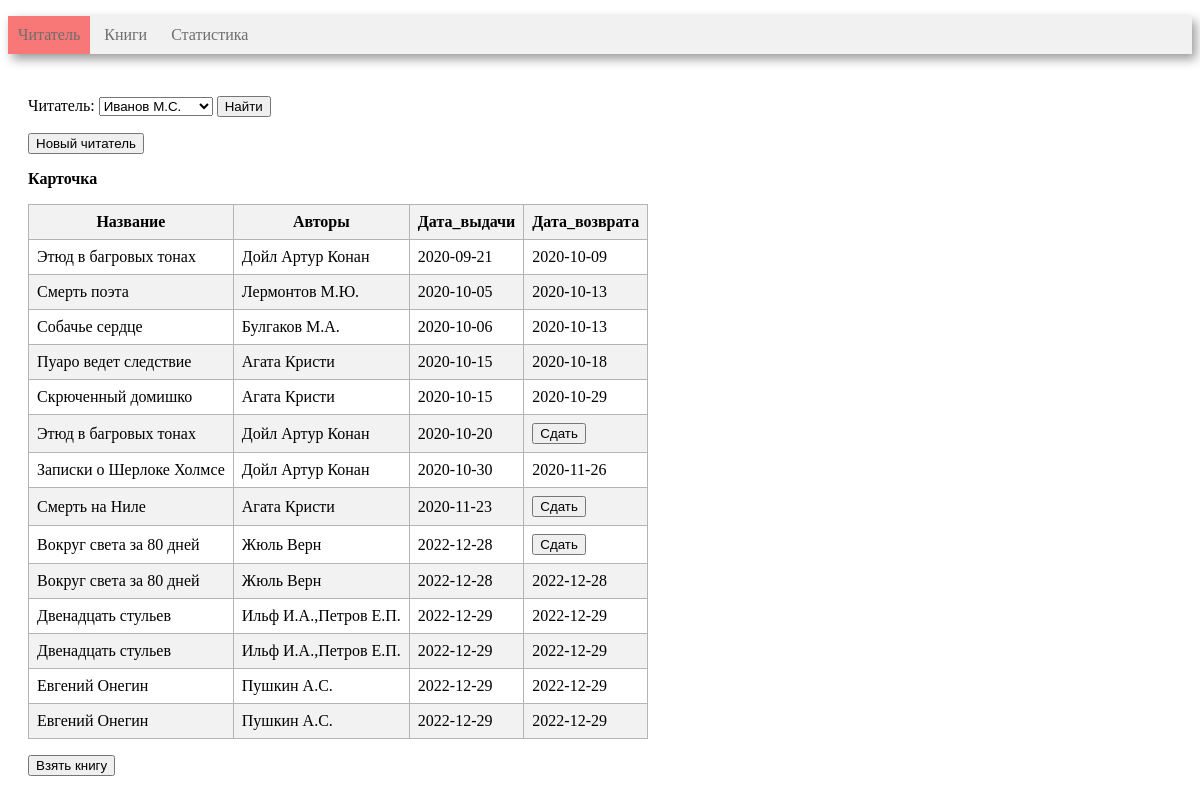
The page / on the database its author committed.
### tables this page shows
CREATE TABLE reader (
       reader_id INTEGER PRIMARY KEY AUTOINCREMENT,
	   reader_name VARCHAR(30)
);

CREATE TABLE book (
      book_id INTEGER PRIMARY KEY AUTOINCREMENT, 
	  title VARCHAR(80),
      genre_id int, 
      publisher_id INT,
      year_publication INT,
      available_numbers INT, 
      FOREIGN KEY (genre_id)  REFERENCES genre (genre_id) ON DELETE CASCADE,
      FOREIGN KEY (publisher_id)  REFERENCES publisher (publisher_id) ON DELETE CASCADE
);

CREATE TABLE book_reader (
      book_reader_id INTEGER PRIMARY KEY AUTOINCREMENT, 
      book_id int, 
      reader_id INT,
	  borrow_date DATE, 
	  return_date DATE,
      FOREIGN KEY (book_id)  REFERENCES book (book_id) ON DELETE CASCADE,
      FOREIGN KEY (reader_id)  REFERENCES reader (reader_id) ON DELETE CASCADE
);

### controllers/index.py (the view)
@app.route('/', methods=['get'])
def index():
    conn = get_db_connection()
    if request.values.get('reader'):
        reader_id = int(request.values.get('reader'))
        session['reader_id'] = reader_id
    elif request.values.get('new_reader'):
        new_reader = request.values.get('new_reader')
        session['reader_id'] = get_new_reader(conn, new_reader)
    elif request.values.get('return'):
        book_reader_id = int(request.values.get('return'))
        return_book(conn, book_reader_id)
    elif request.values.get('noselect'):
        a = 1
    elif request.values.get('book'):
        book_id = int(request.values.get('book'))
        borrow_book(conn, book_id, session['reader_id'])
    else:
        session['reader_id'] = 1
    df_reader = get_reader(conn)
    df_book_reader = get_book_reader(conn, session['reader_id'])
    html = render_template(
        'index.html',
        reader_id=session['reader_id'],
        combo_box=df_reader,
        book_reader=df_book_reader,
        len=len
    )
    return html

### models/index_model.py (called while the page is built)
def get_reader(conn):
    return pandas.read_sql(
        '''SELECT * FROM reader
''', conn)

def get_book_reader(conn, reader_id):
    return pandas.read_sql('''WITH get_authors(book_id, authors_name)
         AS (SELECT book_id, GROUP_CONCAT(author_name)
             FROM author
                      JOIN book_author USING (author_id)
             GROUP BY book_id)
SELECT title        AS Название,
       authors_name AS Авторы,
       borrow_date  AS Дата_выдачи,
       return_date  AS Дата_возврата,
       book_reader_id
FROM reader
         JOIN book_reader USING (reader_id)
         JOIN book USING (book_id)
         JOIN get_authors USING (book_id)
WHERE reader.reader_id = :id
ORDER BY 3
         ''', conn, params={"id": reader_id})

### utils.py (called while the page is built)
def get_db_connection():
    return sqlite3.connect('library.sqlite')

### templates/index.html (shortened to what this page needs)
<!DOCTYPE HTML>
<html>
<head>
    <link rel="stylesheet" type="text/css" href="/static/CSS/style.css"/>
    <link rel="stylesheet" type="text/css" href="/static/CSS/table.css"/>
    {% import "macros.html" as macros %}
</head>
<body>
<div class=menu>
    <ul>
        <li class=active><a href={{ url_for("index") }}>Читатель</a></li>
        <li><a href={{ url_for('book') }}>Книги</a></li>
        <li><a href={{ url_for('statistics') }}>Статистика</a></li>
    </ul>
</div>
<div class=block>
    <p>
    <form action='' method="get">
        Читатель:
        {{ macros.render_readers(combo_box, reader_id, len) }}
        <input type="submit" value="Найти">
    </form>
    </p>
    <form action="{{ url_for('new_reader') }}" method="get">
        <input type="submit" value="Новый читатель">
    </form>
    {{ macros.render_table("Карточка", book_reader, "book_reader_id", len) }}
    <form action={{ url_for('search') }} method="get">
        <input type="submit" value="Взять книгу">
    </form>
</div>
</body>
</html>

### templates/macros.html (shortened to what this page needs)
{% macro render_table(table_name, relation, id, len) %}
    <p>
        <b>{{ table_name }} </b>
    </p>
    {% set n = len(relation) %}
    <table border="1">
        <tr style="background-color: rgb(242, 242, 242);">
            {% for name in relation.dtypes.index %}
                {% if name != id %}
                    <th>{{ name }}</th>
                {% endif %}
            {% endfor %}
        </tr>
        <tbody>
        {% for i in range(n) %}
            <tr>
                {% for name in relation.dtypes.index %}
                    {% if name != id %}
                        <td>
                            {% if relation.loc[i, name] == None %}
                                <form action='' method="get">
                                    <input type="submit" value="Сдать">
                                </form>
                            {% else %}
                                {{ relation.loc[i, name] }}
                            {% endif %}
                        </td>
                    {% endif %}
                {% endfor %}
            </tr>
        {% endfor %}
        </tbody>
    </table>
{% endmacro %}
{% macro render_readers(combo_box, reader_id, len) %}
    <select name="reader" required>
        {% set n = len(combo_box) %}
        {% for i in range(n) %}
            {% set id_r = combo_box.loc[i, "reader_id"] %}
            {% if id_r == reader_id %}
                <option selected value={{ id_r }}>
                    {% else %}
                <option value={{ id_r }}>
            {% endif %}
        {{ combo_box.loc[i, "reader_name"] }}
        </option>
        {% endfor %}
    </select>
{% endmacro %}

### static/CSS/style.css (style rules this page uses)
.menu { background-color: #f1f1f1; box-shadow: 4px 5px 10px rgba(0, 0, 0, 0.4); width: 100%; }
.menu li { display: inline-block; vertical-align: top; padding: 10px; color: #6f6d6d; }
.menu a { text-decoration: none; color: #6f6d6d; }
.menu ul { padding: 0px; }
.active { background-color: #f87777; color: #f8f8f8; }
.block { padding: 10px 20px; }

### static/CSS/table.css (style rules this page uses)
table { border-collapse: collapse; }
table, th, td { border-color: rgb(180, 180, 180); }
th, td { padding: 8px; }
tr:nth-child(2n) { background-color: rgb(242, 242, 242); }

### rows shown on the page
reader: reader "Иванов М.С."
book: title "Этюд в багровых тонах" "Этюд в багровых тонах"
book_reader: borrow_date "2020-09-21" "2020-10-09"
book: title "Смерть поэта"
book_reader: borrow_date "2020-10-05" "2020-10-13"
book: title "Собачье сердце"
book_reader: borrow_date "2020-10-06" "2020-10-13"
book: title "Пуаро ведет следствие"
book_reader: borrow_date "2020-10-15" "2020-10-18"
book: title "Скрюченный домишко"
book_reader: borrow_date "2020-10-15" "2020-10-29"
book_reader: borrow_date "2020-10-20"
book: title "Записки о Шерлоке Холмсе"
book_reader: borrow_date "2020-10-30" "2020-11-26"
book: title "Смерть на Ниле"
book_reader: borrow_date "2020-11-23"
book: title "Вокруг света за 80 дней" "Вокруг света за 80 дней"
book_reader: borrow_date "2022-12-28"
book_reader: borrow_date "2022-12-28" "2022-12-28"
book: title "Двенадцать стульев" "Двенадцать стульев"
book_reader: borrow_date "2022-12-29" "2022-12-29"
book_reader: borrow_date "2022-12-29" "2022-12-29"
book: title "Евгений Онегин" "Евгений Онегин"
book_reader: borrow_date "2022-12-29" "2022-12-29"
book_reader: borrow_date "2022-12-29" "2022-12-29"

### other values the page prints
{{ table_name }} "Карточка"
{{ name }} "Название" "Авторы" "Дата_выдачи" "Дата_возврата"
{{ relation.loc[i, name] }} "Дойл Артур Конан" "Лермонтов М.Ю." "Булгаков М.А." "Агата Кристи" "Агата Кристи" "Дойл Артур Конан" "Дойл Артур Конан" "Агата Кристи" "Жюль Верн" "Жюль Верн" "Ильф И.А.,Петров Е.П." "Ильф И.А.,Петров Е.П." "Пушкин А.С." "Пушкин А.С."
